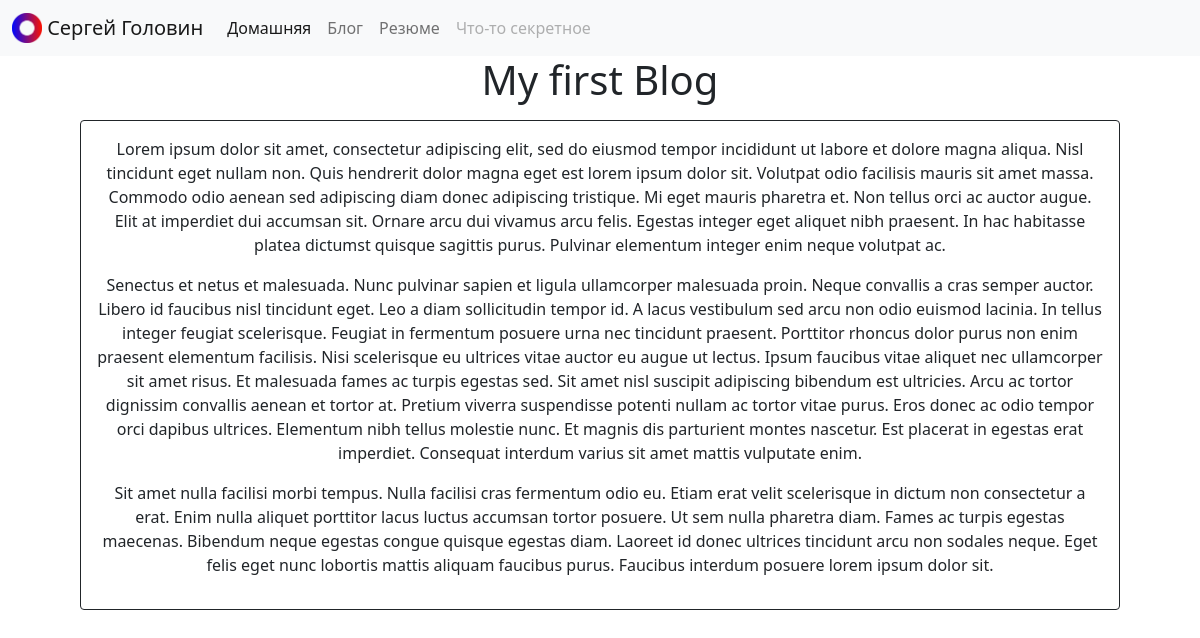
Page /blog/3/ on the committed database.
### blog/models.py (models this page shows, shortened)
class Blog(models.Model):
    title = models.CharField(max_length=200)
    description = models.TextField()
    date = models.DateField()  # ImageField = где хранится файл фото

### blog/views.py (the view)
# urls.py: path('<int:blog_id>/', views.detail, name='detail'),  # int:blog_id Будут  реагировать
def detail(request, blog_id):  # передает цифровое значение
    blog = get_object_or_404(Blog, pk = blog_id) #pk первичный ключ (ищет обьект с даным id если его нет возращает ошибку)
    return render(request, 'blog/detail.html', {'blog': blog})  # передает в detail.html id ( blog_id)

### blog/templates/blog/detail.html
{% extends 'portfolio/base.html' %}
{% block content %}
<div class="text-center">
<h1>{{blog.title}}</h1>
</div>
<div class="text-center card border-dark mb-3 card-body text-dark" style="margin-right: 5rem; margin-left: 5rem; margin-top: 1rem">
{{blog.description|safe}}
</div>
{% endblock %}

### rows in the picture
Blog: title "My first Blog", description "Lorem ipsum dolor sit amet, consectetur adipiscing elit, sed do eiusmod tempor incididunt ut labore et dolore magna aliqua. Nisl tincidunt eget nullam non. Quis hendrerit dolor magna eget est lorem ipsum dolor sit. Volutpat odio facilisis mauris sit amet massa. Commodo odio aenean sed adipiscing diam donec adipiscing tristique. Mi eget mauris pharetra et. Non tellus orci ac auctor augue. Elit at imperdiet dui accumsan sit. Ornare arcu dui vivamus arcu felis. Egestas integer eget aliquet nibh praesent. In hac habitasse platea dictumst quisque sagittis purus. Pulvinar elementum integer enim neque volutpat ac. Senectus et netus et malesuada. Nunc pulvinar sapien et ligula ullamcorper malesuada…"
